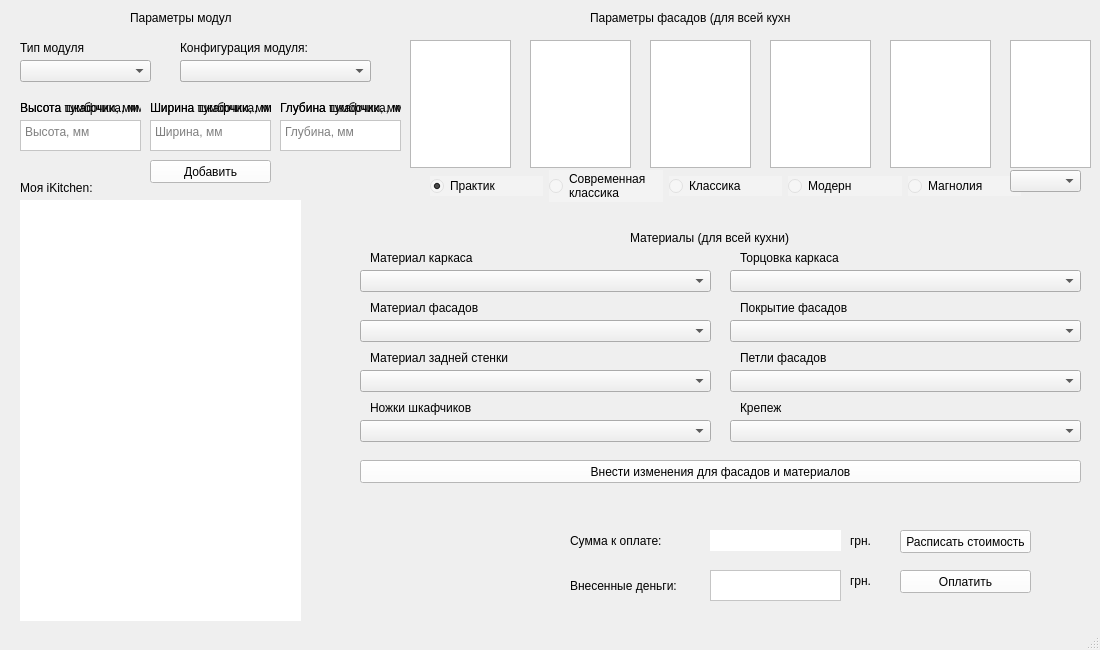
<?xml version="1.0" encoding="UTF-8"?>
<ui version="4.0">
 <class>MainWindow</class>
 <widget class="QMainWindow" name="MainWindow">
  <property name="geometry">
   <rect>
    <x>0</x>
    <y>0</y>
    <width>1100</width>
    <height>650</height>
   </rect>
  </property>
  <property name="windowTitle">
   <string>MainWindow</string>
  </property>
  <property name="styleSheet">
   <string notr="true">background: white url(D:\\QT/images/main.jpg);</string>
  </property>
  <widget class="QWidget" name="centralwidget">
   <widget class="QTextEdit" name="Height">
    <property name="geometry">
     <rect>
      <x>20</x>
      <y>120</y>
      <width>121</width>
      <height>31</height>
     </rect>
    </property>
    <property name="styleSheet">
     <string notr="true">background: white;</string>
    </property>
    <property name="placeholderText">
     <string>Высота, мм</string>
    </property>
   </widget>
   <widget class="QLabel" name="label">
    <property name="geometry">
     <rect>
      <x>20</x>
      <y>100</y>
      <width>121</width>
      <height>16</height>
     </rect>
    </property>
    <property name="text">
     <string>Высота шкафчика, мм</string>
    </property>
   </widget>
   <widget class="QLabel" name="label_2">
    <property name="geometry">
     <rect>
      <x>150</x>
      <y>100</y>
      <width>121</width>
      <height>16</height>
     </rect>
    </property>
    <property name="text">
     <string>Ширина шкафчика, мм</string>
    </property>
   </widget>
   <widget class="QTextEdit" name="Width">
    <property name="geometry">
     <rect>
      <x>150</x>
      <y>120</y>
      <width>121</width>
      <height>31</height>
     </rect>
    </property>
    <property name="styleSheet">
     <string notr="true">background: white;</string>
    </property>
    <property name="placeholderText">
     <string>Ширина, мм</string>
    </property>
   </widget>
   <widget class="QLabel" name="label_3">
    <property name="geometry">
     <rect>
      <x>280</x>
      <y>100</y>
      <width>121</width>
      <height>16</height>
     </rect>
    </property>
    <property name="text">
     <string>Глубина шкафчика, мм</string>
    </property>
   </widget>
   <widget class="QTextEdit" name="Depth">
    <property name="geometry">
     <rect>
      <x>280</x>
      <y>120</y>
      <width>121</width>
      <height>31</height>
     </rect>
    </property>
    <property name="styleSheet">
     <string notr="true">background: white;</string>
    </property>
    <property name="placeholderText">
     <string>Глубина, мм</string>
    </property>
   </widget>
   <widget class="QPushButton" name="OK">
    <property name="geometry">
     <rect>
      <x>150</x>
      <y>160</y>
      <width>121</width>
      <height>23</height>
     </rect>
    </property>
    <property name="styleSheet">
     <string notr="true">background: white;</string>
    </property>
    <property name="text">
     <string>Добавить</string>
    </property>
   </widget>
   <widget class="QLabel" name="iKitchen_text">
    <property name="geometry">
     <rect>
      <x>20</x>
      <y>200</y>
      <width>281</width>
      <height>421</height>
     </rect>
    </property>
    <property name="styleSheet">
     <string notr="true">background: white;
vertical-align: top;</string>
    </property>
    <property name="text">
     <string/>
    </property>
   </widget>
   <widget class="QComboBox" name="comboBox_ClassModule">
    <property name="geometry">
     <rect>
      <x>20</x>
      <y>60</y>
      <width>131</width>
      <height>22</height>
     </rect>
    </property>
   </widget>
   <widget class="QComboBox" name="comboBox_ModuleType">
    <property name="geometry">
     <rect>
      <x>180</x>
      <y>60</y>
      <width>191</width>
      <height>22</height>
     </rect>
    </property>
   </widget>
   <widget class="QLabel" name="label_4">
    <property name="geometry">
     <rect>
      <x>20</x>
      <y>40</y>
      <width>101</width>
      <height>16</height>
     </rect>
    </property>
    <property name="text">
     <string>Тип модуля</string>
    </property>
   </widget>
   <widget class="QComboBox" name="comboBox_CabinetType">
    <property name="geometry">
     <rect>
      <x>180</x>
      <y>60</y>
      <width>191</width>
      <height>22</height>
     </rect>
    </property>
   </widget>
   <widget class="QWidget" name="horizontalLayoutWidget">
    <property name="geometry">
     <rect>
      <x>430</x>
      <y>170</y>
      <width>591</width>
      <height>32</height>
     </rect>
    </property>
    <layout class="QHBoxLayout" name="horizontalLayout">
     <item>
      <widget class="QRadioButton" name="RadioPractick">
       <property name="styleSheet">
        <string notr="true">background: rgba(255, 255, 255, 70);</string>
       </property>
       <property name="text">
        <string>Практик</string>
       </property>
       <property name="checked">
        <bool>true</bool>
       </property>
      </widget>
     </item>
     <item>
      <widget class="QRadioButton" name="RadioClassicModern">
       <property name="styleSheet">
        <string notr="true">background: rgba(255, 255, 255, 70);</string>
       </property>
       <property name="text">
        <string>Современная 
классика</string>
       </property>
      </widget>
     </item>
     <item>
      <widget class="QRadioButton" name="RadioClassic">
       <property name="styleSheet">
        <string notr="true">background: rgba(255, 255, 255, 70);</string>
       </property>
       <property name="text">
        <string>Классика</string>
       </property>
      </widget>
     </item>
     <item>
      <widget class="QRadioButton" name="RadioModern">
       <property name="styleSheet">
        <string notr="true">background: rgba(255, 255, 255, 70);</string>
       </property>
       <property name="text">
        <string>Модерн</string>
       </property>
      </widget>
     </item>
     <item>
      <widget class="QRadioButton" name="RadioMagnolia">
       <property name="styleSheet">
        <string notr="true">background: rgba(255, 255, 255, 70);</string>
       </property>
       <property name="text">
        <string>Магнолия</string>
       </property>
      </widget>
     </item>
    </layout>
   </widget>
   <widget class="QTextBrowser" name="textBrowser">
    <property name="geometry">
     <rect>
      <x>410</x>
      <y>40</y>
      <width>101</width>
      <height>128</height>
     </rect>
    </property>
    <property name="styleSheet">
     <string notr="true">background: url(D:\\QT/images/Practick.png);</string>
    </property>
   </widget>
   <widget class="QTextBrowser" name="textBrowser_2">
    <property name="geometry">
     <rect>
      <x>530</x>
      <y>40</y>
      <width>101</width>
      <height>128</height>
     </rect>
    </property>
    <property name="styleSheet">
     <string notr="true">background: url(D:\\QT/images/ClassicModern.png);</string>
    </property>
   </widget>
   <widget class="QTextBrowser" name="textBrowser_3">
    <property name="geometry">
     <rect>
      <x>650</x>
      <y>40</y>
      <width>101</width>
      <height>128</height>
     </rect>
    </property>
    <property name="styleSheet">
     <string notr="true">background: url(D:\\QT/images/Classic.png);</string>
    </property>
   </widget>
   <widget class="QTextBrowser" name="textBrowser_4">
    <property name="geometry">
     <rect>
      <x>770</x>
      <y>40</y>
      <width>101</width>
      <height>128</height>
     </rect>
    </property>
    <property name="styleSheet">
     <string notr="true">background: url(D:\\QT/images/Modern.png);</string>
    </property>
   </widget>
   <widget class="QTextBrowser" name="textBrowser_5">
    <property name="geometry">
     <rect>
      <x>890</x>
      <y>40</y>
      <width>101</width>
      <height>128</height>
     </rect>
    </property>
    <property name="styleSheet">
     <string notr="true">background: url(D:\\QT/images/Magnolia.png);</string>
    </property>
   </widget>
   <widget class="QTextBrowser" name="textBrowser_6">
    <property name="geometry">
     <rect>
      <x>1010</x>
      <y>40</y>
      <width>81</width>
      <height>128</height>
     </rect>
    </property>
    <property name="styleSheet">
     <string notr="true">background: url(D:\\QT/images/Radius.png);</string>
    </property>
   </widget>
   <widget class="QComboBox" name="comboBox_Radius">
    <property name="geometry">
     <rect>
      <x>1010</x>
      <y>170</y>
      <width>71</width>
      <height>22</height>
     </rect>
    </property>
   </widget>
   <widget class="QComboBox" name="comboBox_DSPBase">
    <property name="geometry">
     <rect>
      <x>360</x>
      <y>270</y>
      <width>351</width>
      <height>22</height>
     </rect>
    </property>
   </widget>
   <widget class="QLabel" name="label_6">
    <property name="geometry">
     <rect>
      <x>370</x>
      <y>250</y>
      <width>141</width>
      <height>16</height>
     </rect>
    </property>
    <property name="text">
     <string>Материал каркаса</string>
    </property>
   </widget>
   <widget class="QLabel" name="label_7">
    <property name="geometry">
     <rect>
      <x>370</x>
      <y>300</y>
      <width>141</width>
      <height>16</height>
     </rect>
    </property>
    <property name="text">
     <string>Материал фасадов</string>
    </property>
   </widget>
   <widget class="QComboBox" name="comboBox_MDFBase">
    <property name="geometry">
     <rect>
      <x>360</x>
      <y>320</y>
      <width>351</width>
      <height>22</height>
     </rect>
    </property>
   </widget>
   <widget class="QLabel" name="label_8">
    <property name="geometry">
     <rect>
      <x>740</x>
      <y>250</y>
      <width>141</width>
      <height>16</height>
     </rect>
    </property>
    <property name="text">
     <string>Торцовка каркаса</string>
    </property>
   </widget>
   <widget class="QComboBox" name="comboBox_TortsBase">
    <property name="geometry">
     <rect>
      <x>730</x>
      <y>270</y>
      <width>351</width>
      <height>22</height>
     </rect>
    </property>
   </widget>
   <widget class="QComboBox" name="comboBox_FasadCoverBase">
    <property name="geometry">
     <rect>
      <x>730</x>
      <y>320</y>
      <width>351</width>
      <height>22</height>
     </rect>
    </property>
   </widget>
   <widget class="QLabel" name="label_9">
    <property name="geometry">
     <rect>
      <x>740</x>
      <y>300</y>
      <width>141</width>
      <height>16</height>
     </rect>
    </property>
    <property name="text">
     <string>Покрытие фасадов</string>
    </property>
   </widget>
   <widget class="QComboBox" name="comboBox_FurnitureBase">
    <property name="geometry">
     <rect>
      <x>730</x>
      <y>370</y>
      <width>351</width>
      <height>22</height>
     </rect>
    </property>
   </widget>
   <widget class="QLabel" name="label_10">
    <property name="geometry">
     <rect>
      <x>740</x>
      <y>350</y>
      <width>141</width>
      <height>16</height>
     </rect>
    </property>
    <property name="text">
     <string>Петли фасадов</string>
    </property>
   </widget>
   <widget class="QComboBox" name="comboBox_LegsBase">
    <property name="geometry">
     <rect>
      <x>360</x>
      <y>420</y>
      <width>351</width>
      <height>22</height>
     </rect>
    </property>
   </widget>
   <widget class="QLabel" name="label_11">
    <property name="geometry">
     <rect>
      <x>370</x>
      <y>400</y>
      <width>141</width>
      <height>16</height>
     </rect>
    </property>
    <property name="text">
     <string>Ножки шкафчиков</string>
    </property>
   </widget>
   <widget class="QComboBox" name="comboBox_FixBase">
    <property name="geometry">
     <rect>
      <x>730</x>
      <y>420</y>
      <width>351</width>
      <height>22</height>
     </rect>
    </property>
   </widget>
   <widget class="QLabel" name="label_12">
    <property name="geometry">
     <rect>
      <x>740</x>
      <y>400</y>
      <width>141</width>
      <height>16</height>
     </rect>
    </property>
    <property name="text">
     <string>Крепеж</string>
    </property>
   </widget>
   <widget class="QComboBox" name="comboBox_HDFBase">
    <property name="geometry">
     <rect>
      <x>360</x>
      <y>370</y>
      <width>351</width>
      <height>22</height>
     </rect>
    </property>
   </widget>
   <widget class="QLabel" name="label_13">
    <property name="geometry">
     <rect>
      <x>370</x>
      <y>350</y>
      <width>141</width>
      <height>16</height>
     </rect>
    </property>
    <property name="text">
     <string>Материал задней стенки</string>
    </property>
   </widget>
   <widget class="QLabel" name="My_iKitchen">
    <property name="geometry">
     <rect>
      <x>20</x>
      <y>180</y>
      <width>81</width>
      <height>16</height>
     </rect>
    </property>
    <property name="text">
     <string>Моя iKitchen:</string>
    </property>
   </widget>
   <widget class="QLabel" name="iKitchen_Calculate">
    <property name="geometry">
     <rect>
      <x>710</x>
      <y>530</y>
      <width>131</width>
      <height>21</height>
     </rect>
    </property>
    <property name="styleSheet">
     <string notr="true">background: white;</string>
    </property>
    <property name="text">
     <string/>
    </property>
   </widget>
   <widget class="QPushButton" name="Calculate">
    <property name="geometry">
     <rect>
      <x>900</x>
      <y>530</y>
      <width>131</width>
      <height>23</height>
     </rect>
    </property>
    <property name="styleSheet">
     <string notr="true">background: white;</string>
    </property>
    <property name="text">
     <string>Расписать стоимость</string>
    </property>
   </widget>
   <widget class="QPushButton" name="Change_Material">
    <property name="geometry">
     <rect>
      <x>360</x>
      <y>460</y>
      <width>721</width>
      <height>23</height>
     </rect>
    </property>
    <property name="styleSheet">
     <string notr="true">background: white;</string>
    </property>
    <property name="text">
     <string>Внести изменения для фасадов и материалов</string>
    </property>
   </widget>
   <widget class="QLabel" name="label_14">
    <property name="geometry">
     <rect>
      <x>20</x>
      <y>100</y>
      <width>121</width>
      <height>16</height>
     </rect>
    </property>
    <property name="text">
     <string>Высота тумбочки, мм</string>
    </property>
   </widget>
   <widget class="QLabel" name="label_15">
    <property name="geometry">
     <rect>
      <x>150</x>
      <y>100</y>
      <width>121</width>
      <height>16</height>
     </rect>
    </property>
    <property name="text">
     <string>Ширина тумбочки, мм</string>
    </property>
   </widget>
   <widget class="QLabel" name="label_16">
    <property name="geometry">
     <rect>
      <x>280</x>
      <y>100</y>
      <width>121</width>
      <height>16</height>
     </rect>
    </property>
    <property name="text">
     <string>Глубина тумбочки, мм</string>
    </property>
   </widget>
   <widget class="QLabel" name="label_17">
    <property name="geometry">
     <rect>
      <x>570</x>
      <y>530</y>
      <width>131</width>
      <height>21</height>
     </rect>
    </property>
    <property name="text">
     <string>Сумма к оплате:</string>
    </property>
   </widget>
   <widget class="QLabel" name="label_18">
    <property name="geometry">
     <rect>
      <x>180</x>
      <y>40</y>
      <width>151</width>
      <height>16</height>
     </rect>
    </property>
    <property name="text">
     <string>Конфигурация модуля:</string>
    </property>
   </widget>
   <widget class="QTextEdit" name="PaySumm">
    <property name="geometry">
     <rect>
      <x>710</x>
      <y>570</y>
      <width>131</width>
      <height>31</height>
     </rect>
    </property>
    <property name="styleSheet">
     <string notr="true">background: white;</string>
    </property>
   </widget>
   <widget class="QLabel" name="label_19">
    <property name="geometry">
     <rect>
      <x>570</x>
      <y>570</y>
      <width>131</width>
      <height>31</height>
     </rect>
    </property>
    <property name="text">
     <string>Внесенные деньги:</string>
    </property>
   </widget>
   <widget class="QLabel" name="label_20">
    <property name="geometry">
     <rect>
      <x>850</x>
      <y>530</y>
      <width>41</width>
      <height>21</height>
     </rect>
    </property>
    <property name="text">
     <string>грн.</string>
    </property>
   </widget>
   <widget class="QLabel" name="label_21">
    <property name="geometry">
     <rect>
      <x>850</x>
      <y>570</y>
      <width>41</width>
      <height>21</height>
     </rect>
    </property>
    <property name="text">
     <string>грн.</string>
    </property>
   </widget>
   <widget class="QLabel" name="label_22">
    <property name="geometry">
     <rect>
      <x>590</x>
      <y>10</y>
      <width>201</width>
      <height>16</height>
     </rect>
    </property>
    <property name="text">
     <string>Параметры фасадов (для всей кухни)</string>
    </property>
   </widget>
   <widget class="QLabel" name="label_23">
    <property name="geometry">
     <rect>
      <x>630</x>
      <y>230</y>
      <width>161</width>
      <height>16</height>
     </rect>
    </property>
    <property name="text">
     <string>Материалы (для всей кухни)</string>
    </property>
   </widget>
   <widget class="QLabel" name="label_24">
    <property name="geometry">
     <rect>
      <x>130</x>
      <y>10</y>
      <width>101</width>
      <height>16</height>
     </rect>
    </property>
    <property name="text">
     <string>Параметры модуля</string>
    </property>
   </widget>
   <widget class="QPushButton" name="Pay">
    <property name="geometry">
     <rect>
      <x>900</x>
      <y>570</y>
      <width>131</width>
      <height>23</height>
     </rect>
    </property>
    <property name="styleSheet">
     <string notr="true">background: white;</string>
    </property>
    <property name="text">
     <string>Оплатить</string>
    </property>
   </widget>
  </widget>
  <widget class="QMenuBar" name="menubar">
   <property name="geometry">
    <rect>
     <x>0</x>
     <y>0</y>
     <width>1100</width>
     <height>21</height>
    </rect>
   </property>
  </widget>
  <widget class="QStatusBar" name="statusbar"/>
 </widget>
 <resources/>
 <connections/>
</ui>
